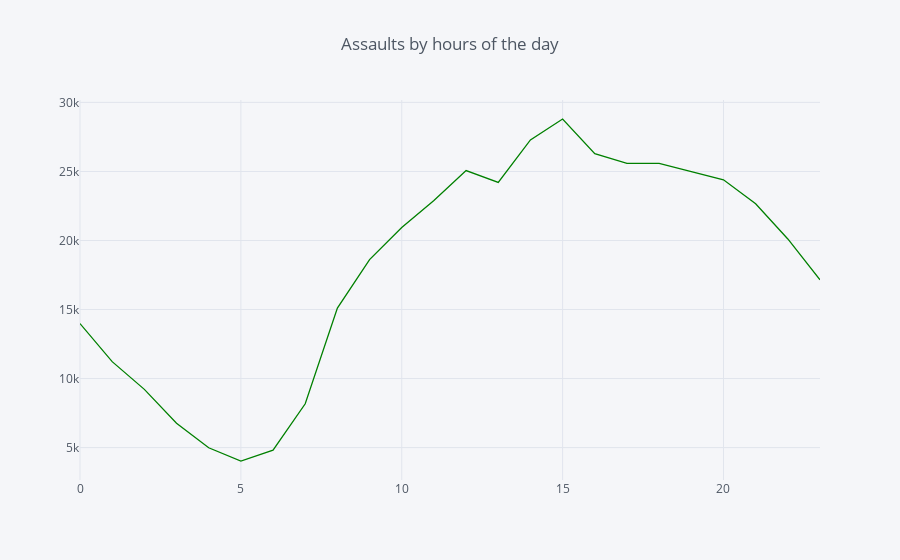

The code cell stored with this chart in its notebook:
### Code cell
# Assaults by the hour
assault_hour = pd.crosstab(df_assault['Hour'], df_assault['Primary Type'])
assault_hour.iplot(kind='line', title='Assaults by hours of the day', color='green')

### Figure 1 — Plotly figure (JSON) as saved in the notebook; plotly's stock layout.template omitted (floating-point values rounded to 4 significant figures)
{"data": [{"line": {"color": "rgba(0, 128, 0, 1.0)", "dash": "solid", "shape": "linear", "width": 1.3}, "mode": "lines", "name": "ASSAULT", "text": "", "type": "scatter", "uid": "3b9a595a-88fa-40e9-b7e3-66b347e66a20", "x": [0, 1, 2, 3, 4, 5, 6, 7, 8, 9, 10, 11, 12, 13, 14, 15, 16, 17, 18, 19, 20, 21, 22, 23], "y": [13979, 11224, 9215, 6764, 4984, 4028, 4807, 8169, 15107, 18613, 20934, 22889, 25060, 24202, 27287, 28798, 26284, 25580, 25581, 24964, 24397, 22664, 20111, 17153]}], "layout": {"legend": {"bgcolor": "#F5F6F9", "font": {"color": "#4D5663"}}, "paper_bgcolor": "#F5F6F9", "plot_bgcolor": "#F5F6F9", "title": {"font": {"color": "#4D5663"}, "text": "Assaults by hours of the day"}, "xaxis": {"gridcolor": "#E1E5ED", "showgrid": true, "tickfont": {"color": "#4D5663"}, "title": {"font": {"color": "#4D5663"}, "text": ""}, "zerolinecolor": "#E1E5ED"}, "yaxis": {"gridcolor": "#E1E5ED", "showgrid": true, "tickfont": {"color": "#4D5663"}, "title": {"font": {"color": "#4D5663"}, "text": ""}, "zerolinecolor": "#E1E5ED"}}}
